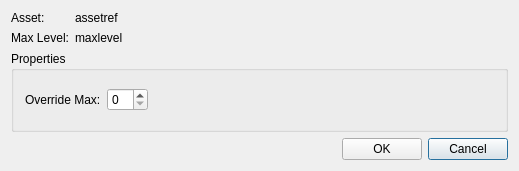
<?xml version="1.0" encoding="UTF-8"?>
<ui version="4.0" stdsetdef="1">
  <author></author>
  <comment>  Copyright 2017 Google Inc.
 Licensed under the Apache License, Version 2.0 (the &quot;License&quot;);
 you may not use this file except in compliance with the License.
 You may obtain a copy of the License at
 http://www.apache.org/licenses/LICENSE-2.0
 Unless required by applicable law or agreed to in writing, software
 distributed under the License is distributed on an &quot;AS IS&quot; BASIS,
 WITHOUT WARRANTIES OR CONDITIONS OF ANY KIND, either express or implied.
 See the License for the specific language governing permissions and
 limitations under the License.
</comment>
  <exportmacro></exportmacro>
  <class>RasterLayerPropertiesBase</class>
  <widget class="QDialog" name="RasterLayerPropertiesBase">
    <property name="geometry">
      <rect>
        <x>0</x>
        <y>0</y>
        <width>519</width>
        <height>171</height>
      </rect>
    </property>
    <property name="windowTitle">
      <string>Raster Layer Properties</string>
    </property>
    <layout class="QGridLayout">
      <item row="0" column="0">
        <widget class="QLabel" name="TextLabel1_3">
          <property name="frameShape">
            <enum>QFrame::NoFrame</enum>
          </property>
          <property name="frameShadow">
            <enum>QFrame::Plain</enum>
          </property>
          <property name="text">
            <string>Asset:</string>
          </property>
          <property name="alignment">
            <set>Qt::AlignVCenter</set>
          </property>
          <property name="buddy" stdset="0">
            <cstring>layerName</cstring>
          </property>
          <property name="wordWrap">
            <bool>false</bool>
          </property>
        </widget>
      </item>
      <item row="1" column="0">
        <widget class="QLabel" name="textLabel3">
          <property name="text">
            <string>Max Level:</string>
          </property>
          <property name="wordWrap">
            <bool>false</bool>
          </property>
        </widget>
      </item>
      <item row="0" column="1">
        <widget class="QLabel" name="assetNameLabel">
          <property name="sizePolicy">
            <sizepolicy>
              <hsizetype>7</hsizetype>
              <vsizetype>0</vsizetype>
              <horstretch>0</horstretch>
              <verstretch>0</verstretch>
            </sizepolicy>
          </property>
          <property name="text">
            <string>assetref</string>
          </property>
          <property name="wordWrap">
            <bool>false</bool>
          </property>
        </widget>
      </item>
      <item row="1" column="1">
        <widget class="QLabel" name="maxLevelLabel">
          <property name="sizePolicy">
            <sizepolicy>
              <hsizetype>7</hsizetype>
              <vsizetype>0</vsizetype>
              <horstretch>0</horstretch>
              <verstretch>0</verstretch>
            </sizepolicy>
          </property>
          <property name="text">
            <string>maxlevel</string>
          </property>
          <property name="wordWrap">
            <bool>false</bool>
          </property>
        </widget>
      </item>
      <item row="3" column="0" rowspan="1" colspan="2">
        <layout class="QHBoxLayout">
          <property name="margin">
            <number>0</number>
          </property>
          <property name="spacing">
            <number>6</number>
          </property>
          <item>
            <spacer name="Horizontal Spacing2">
              <property name="sizeHint">
                <size>
                  <width>20</width>
                  <height>0</height>
                </size>
              </property>
              <property name="sizeType">
                <enum>QSizePolicy::Expanding</enum>
              </property>
              <property name="orientation">
                <enum>Qt::Horizontal</enum>
              </property>
            </spacer>
          </item>
          <item>
            <widget class="QPushButton" name="okBtn">
              <property name="text">
                <string>OK</string>
              </property>
              <property name="shortcut">
                <string/>
              </property>
              <property name="autoDefault">
                <bool>true</bool>
              </property>
              <property name="default">
                <bool>true</bool>
              </property>
            </widget>
          </item>
          <item>
            <widget class="QPushButton" name="cancelBtn">
              <property name="text">
                <string>Cancel</string>
              </property>
              <property name="shortcut">
                <string/>
              </property>
              <property name="autoDefault">
                <bool>true</bool>
              </property>
              <property name="default">
                <bool>true</bool>
              </property>
            </widget>
          </item>
        </layout>
      </item>
      <item row="2" column="0" rowspan="1" colspan="2">
        <widget class="QGroupBox" name="groupBox6">
          <property name="title">
            <string>Properties</string>
          </property>
          <layout class="QGridLayout">
            <item row="0" column="0">
              <widget class="QLabel" name="textLabel3_2">
                <property name="text">
                  <string>Override Max:</string>
                </property>
                <property name="wordWrap">
                  <bool>false</bool>
                </property>
              </widget>
            </item>
            <item row="0" column="1">
              <layout class="QHBoxLayout">
                <item>
                  <widget class="QSpinBox" name="overrideMaxSpin"/>
                </item>
                <item>
                  <spacer name="spacer23_2">
                    <property name="sizeHint">
                      <size>
                        <width>191</width>
                        <height>20</height>
                      </size>
                    </property>
                    <property name="sizeType">
                      <enum>QSizePolicy::Expanding</enum>
                    </property>
                    <property name="orientation">
                      <enum>Qt::Horizontal</enum>
                    </property>
                  </spacer>
                </item>
              </layout>
            </item>
          </layout>
        </widget>
      </item>
    </layout>
  </widget>
  <layoutdefault spacing="6" margin="11"/>
  <pixmapfunction>qPixmapFromMimeSource</pixmapfunction>
  <connections>
    <connection>
      <sender>cancelBtn</sender>
      <signal>released()</signal>
      <receiver>RasterLayerPropertiesBase</receiver>
      <slot>reject()</slot>
    </connection>
    <connection>
      <sender>okBtn</sender>
      <signal>released()</signal>
      <receiver>RasterLayerPropertiesBase</receiver>
      <slot>accept()</slot>
    </connection>
  </connections>
</ui>
